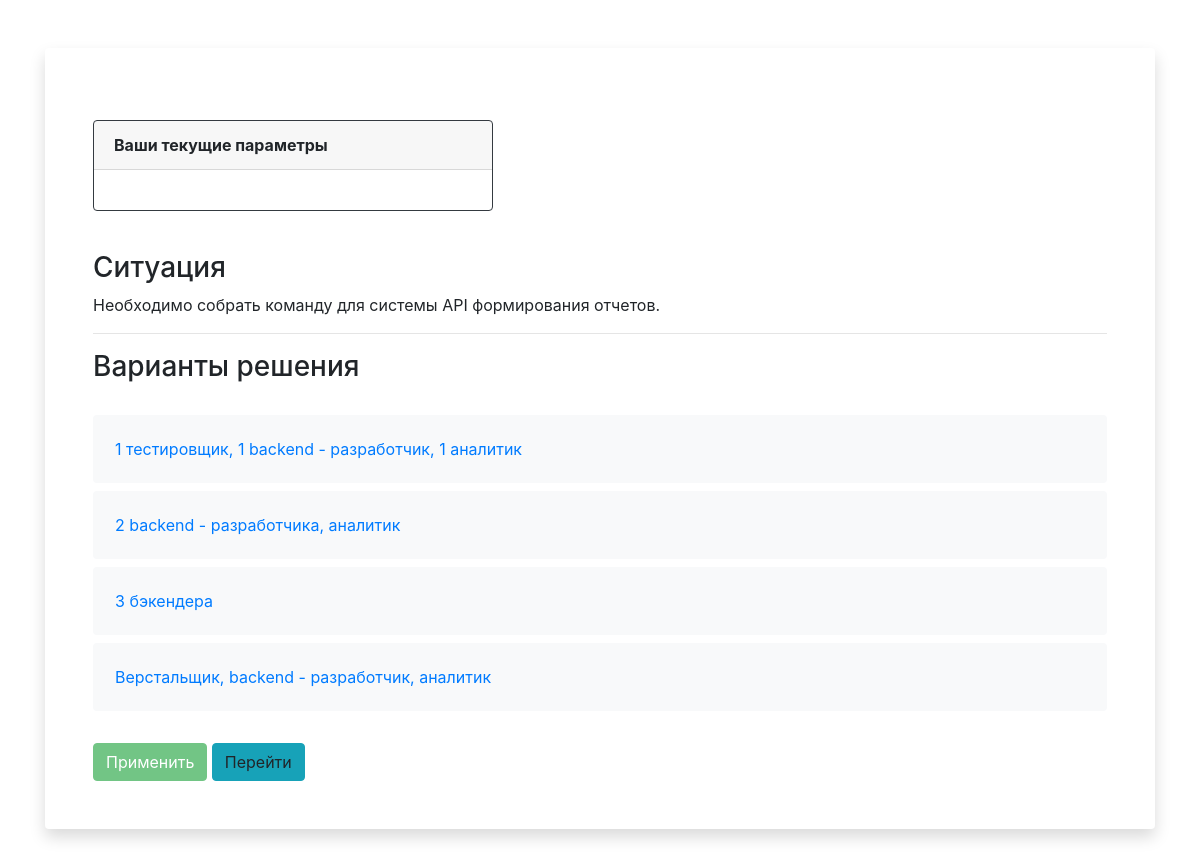
The page /sim/question/4 on the database its author committed.
### sim/models.py (models this page shows, shortened)
class Question(models.Model):
    type = models.CharField(max_length=10, choices=QUESTION_CHOICES, default=QUESTION_CHOICES[1][0])
    name = models.TextField(unique=True)

class Answer(models.Model):
    question = models.ForeignKey(Question, related_name='question_answers', null=False, blank=False,
                                 on_delete=models.CASCADE)
    text = models.TextField()
    class Meta:
        unique_together = (('question', 'text'),)

### sim/views.py (the view)
# urls.py: url(r'^question/(?P<q_id>[0-9]+)$', question, name='question'),
def question(request, q_id):
    question = Question.objects.get(id=q_id)
    question_answers = question.question_answers.all()
    results = Result.objects.filter(
        session_key=request.session.session_key)
    response = render(request, 'sim/question.html',
                      {'answers': question_answers, 'results': results, 'end': question.type == 'конец'})
    return response

### templates/sim/question.html (shortened to what this page needs)
{% load static %}
<!DOCTYPE html>
<html lang="en">
<head>
    <link rel="stylesheet" href="https://stackpath.bootstrapcdn.com/bootstrap/4.3.1/css/bootstrap.min.css"
>
    <link href="{% static "css/custom.css" %}" type="text/css" rel="stylesheet"/>
</head>
<body>
<div class="container">
    <div class="card border-0 shadow my-5">
        <div class="card-body p-5">
            <br>
            <div class="card border-dark mb-3" style="width: 25rem;">
                <div class="card-header"><strong>Ваши текущие параметры</strong></div>
                <div class="card-body" id="result">
                </div>
            </div>
            <br>
            <h3>Ситуация</h3>
            <div id="q">{{ answers.first.question.name }}</div>
            <hr>
            <h3>Варианты решения</h3>
            <br>
            <form method="post">
                {% for answer in answers %}
                    <label>
                        <div class=" card card-body bg-light d-flex flex-row justify-content-between align-items-center">
                            {{ answer.text }}
                        </div>
                    </label>
                {% endfor %}
            </form>
            <br>
            <button id="send" class="btn btn-success labelText" disabled>
                Применить
            </button>
            <a id="go" role="button" class="btn btn-info labelText" disabled>
                {% if not end %}
                    Перейти
                {% else %}
                    Завершить
                {% endif %}
            </a>
        </div>
    </div>
</div>
</body>
</html>

### static/css/custom.css (style rules this page uses)
label { width: 100%; font-size: 1rem; }
.card-input-element+.card { height: calc(36px + 2*1rem); color: var(--primary); -webkit-box-shadow: none; box-shadow: none; border: 2px solid transparent; border-radius: 4px; }
body { background: url("http://wellworthsurgical.com/wp-content/uploads/parser/work-desk-background-1.jpg") no-repeat center center fixed; -webkit-background-size: cover; -moz-background-size: cover; background-size: cover; -o-background-size: cover; }

### rows shown on the page
Question: first.question.name "Необходимо собрать команду для системы API формирования отчетов."
Answer: text "1 тестировщик, 1 backend - разработчик, 1 аналитик"
Answer: text "2 backend - разработчика, аналитик"
Answer: text "3 бэкендера"
Answer: text "Верстальщик, backend - разработчик, аналитик"
